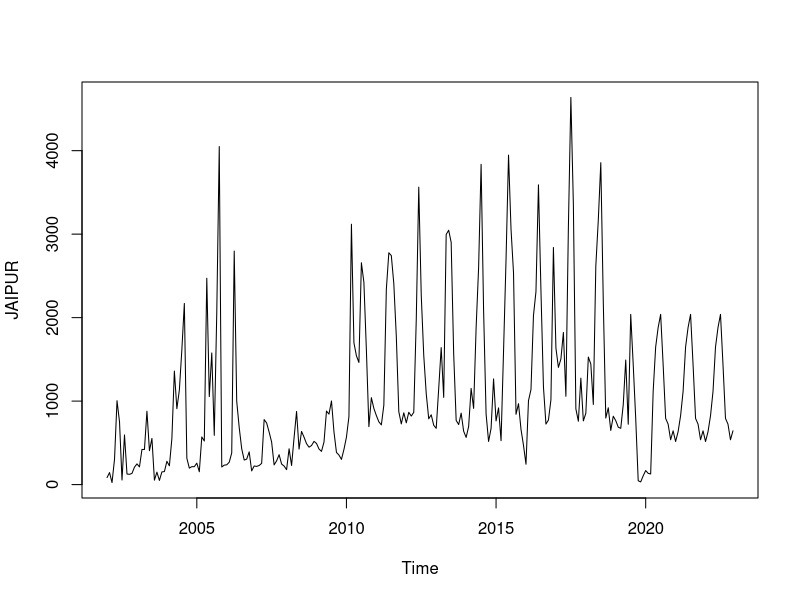
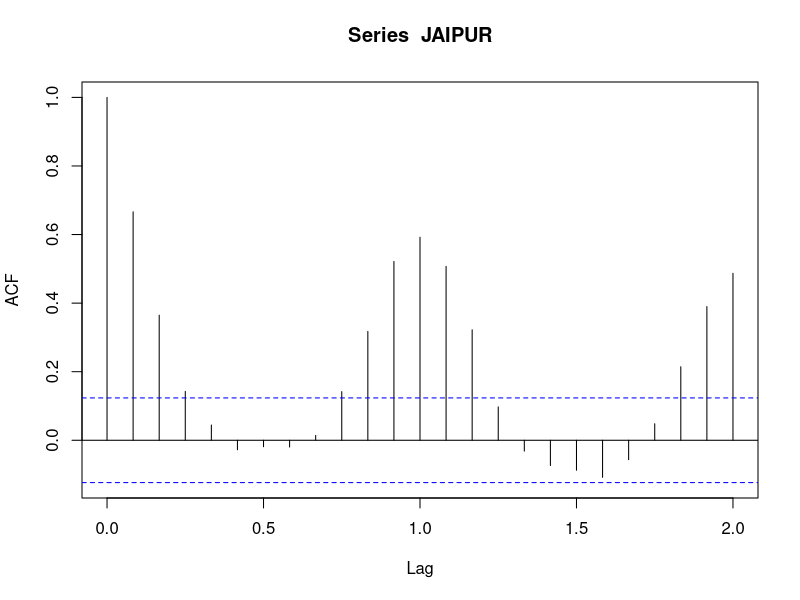
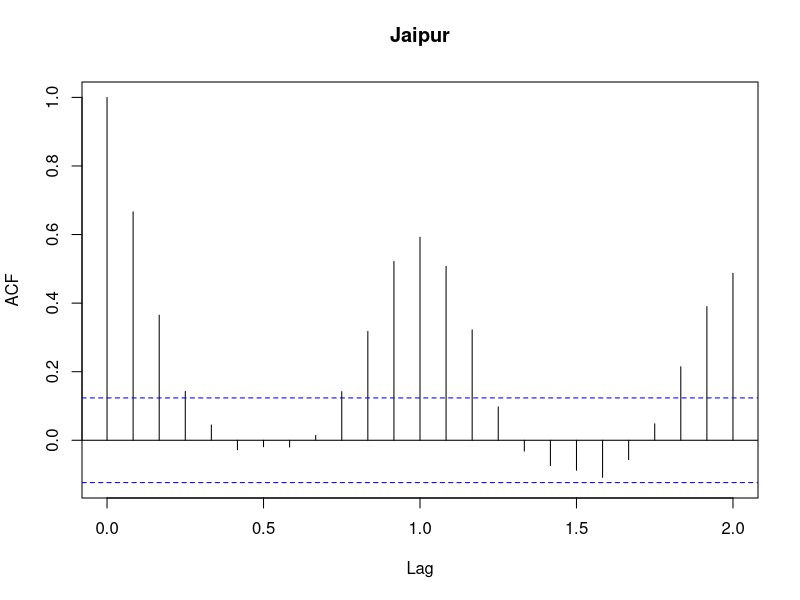
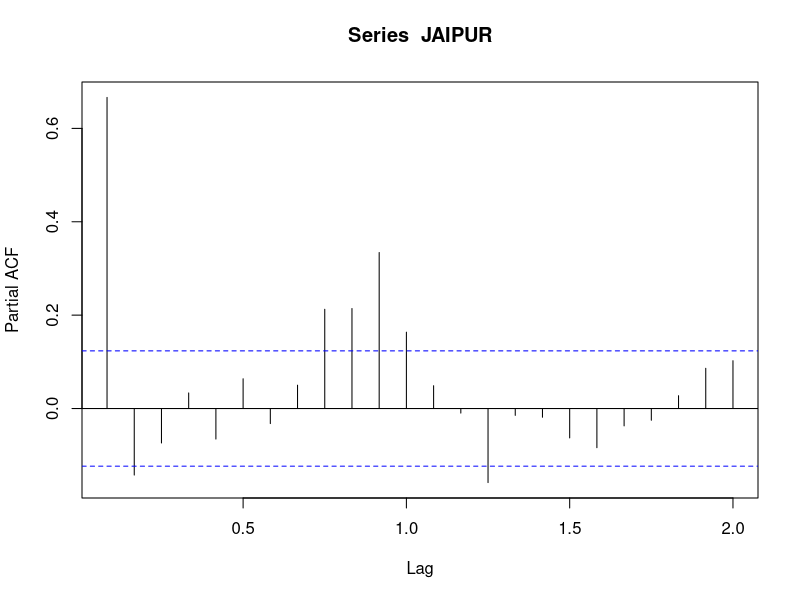
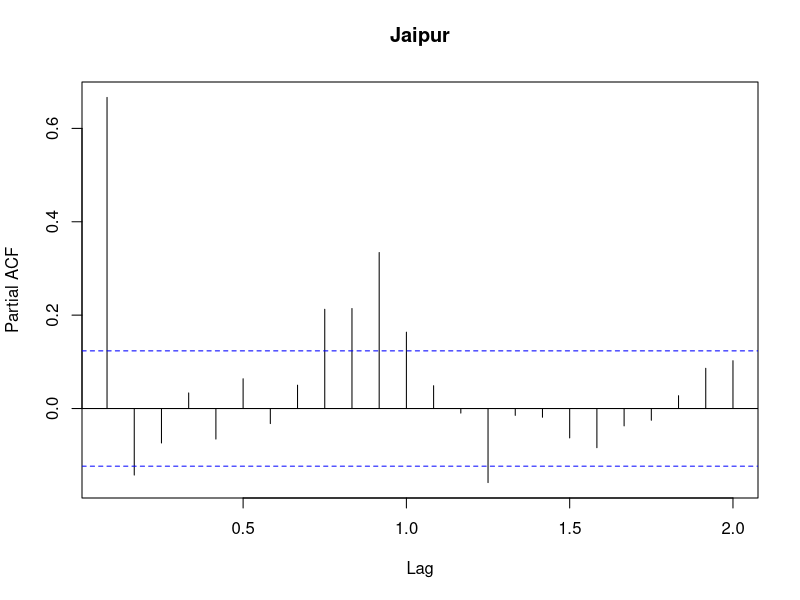

Write the R code that produced these figures, in order. (Note: this script raises an error after producing the figures.)
data = read.csv("5_TS_LEMON.csv")

#CHANGING TO TIME SERIES

JAIPUR <- ts(data$JAIPUR, start = c(2002, 1), end = c(2022, 12), frequency = 12)
JAIPUR

#PLOTTING DATA

plot(JAIPUR)


#ADF TEST TO CHECK P-VALUE

library(tseries)
adf.test(JAIPUR)

#ACF & PACF
# Compute autocorrelation function
acf_result <- acf(JAIPUR)

# Plot autocorrelation function with title
plot(acf_result, main = "Jaipur")
# Compute autocorrelation function
pacf_result <- pacf(JAIPUR)

# Plot autocorrelation function with title
plot(pacf_result, main = "Jaipur")

# AUTO ARIMA

auto_arima =auto.arima(JAIPUR)

#FORECASTING FOR AUTO.ARIMA
library(forecast)
forecast = forecast(auto_arima,h=24)
forecast
autoplot(forecast,main = "Jaipur",xlab="Year", ylab = "Production in Tons")

#2022 VALUES(ACTUAL)

JAIPUR[240:252]

#checking accuracy for every model

# For auto ARIMA
mae_auto = mean(abs(forecast$residuals))
mse_auto = mean(forecast$residuals^2)
rmse_auto = sqrt(mse_auto)
actual_values = data_ts[229:252]
mape_auto = mean(abs(forecast$residuals / actual_values)) * 100
mae_auto
mse_auto
rmse_auto
mape_auto
#auto arima is the best fit



#install.packages("e1071")
library(e1071)
library(stats)
        
# Compute skewness
skewness <- skewness(JAIPUR)

# Compute kurtosis
kurtosis <- kurtosis(JAIPUR)

# Compute standard deviation
std_dev <- sd(JAIPUR)
skewness
kurtosis
std_dev
summary(data_ts)
#df<- data.frame(forecast)
#write.csv(df, "JAIPUR.csv")
